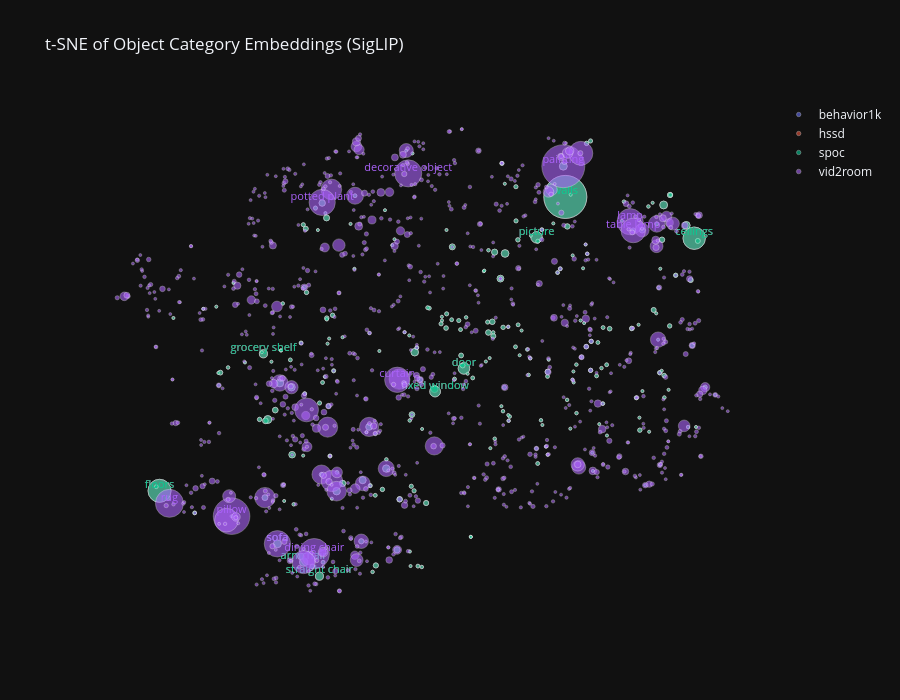

Source (notebook cell):
### Code cell
from sklearn.manifold import TSNE
import plotly.graph_objects as go
import plotly.express as px

tsne = TSNE(n_components=2, perplexity=30, random_state=42)
coords = tsne.fit_transform(embeddings)

colors = px.colors.qualitative.Plotly

fig = go.Figure()

for idx, (key, d) in enumerate(data.items()):
    cats = list(d["objects_by_category"].keys())
    cnts = np.array([d["objects_by_category"][c] for c in cats])
    indices = [category_to_idx[c] for c in cats]

    size_scale = np.sqrt(cnts)
    denom = size_scale.max() - size_scale.min()
    size_scale = 3 + 40 * (size_scale - size_scale.min()) / (denom if denom > 0 else 1)

    fig.add_trace(go.Scatter(
        x=coords[indices, 0], y=coords[indices, 1],
        mode="markers",
        marker=dict(
            size=size_scale,
            color=colors[idx % len(colors)],
            opacity=0.6,
            line=dict(width=0.5, color="white"),
        ),
        text=[f"{c} ({n})" for c, n in zip(cats, cnts)],
        hoverinfo="text",
        name=key,
    ))

    top_k = 10
    top_local = np.argsort(cnts)[-top_k:][::-1]
    top_global = [indices[i] for i in top_local]

    fig.add_trace(go.Scatter(
        x=coords[top_global, 0], y=coords[top_global, 1],
        mode="text",
        text=[cats[i].replace("_", " ") for i in top_local],
        textposition="top center",
        textfont=dict(size=11, color=colors[idx % len(colors)]),
        hoverinfo="skip",
        showlegend=False,
    ))

fig.update_layout(
    template="plotly_dark",
    title="t-SNE of Object Category Embeddings (SigLIP)",
    xaxis=dict(visible=False),
    yaxis=dict(visible=False),
    showlegend=True,
    width=900,
    height=700,
)
fig.show()

### Figure 1 — Plotly figure (JSON) as saved in the notebook; plotly's stock layout.template omitted (floating-point values rounded to 4 significant figures; data arrays with more than 128 entries replaced by an {"elided": "..."} marker saying what was removed)
{"data": [{"hoverinfo": "text", "marker": {"color": "#636EFA", "line": {"color": "white", "width": 0.5}, "opacity": 0.6, "size": {"elided": "258 float values"}}, "mode": "markers", "name": "behavior1k", "text": {"elided": "258 str values"}, "type": "scatter", "x": {"elided": "258 float values"}, "y": {"elided": "258 float values"}}, {"hoverinfo": "skip", "mode": "text", "showlegend": false, "text": ["walls", "floors", "ceilings", "door", "picture", "fixed window", "armchair", "grocery shelf", "straight chair", "sofa"], "textfont": {"color": "#636EFA", "size": 11}, "textposition": "top center", "type": "scatter", "x": [20.15, -38.42, 38.76, 5.519, 16.0, 1.357, -17.61, -23.43, -15.34, -21.41], "y": [31.68, -29.19, 23.13, -3.839, 23.31, -8.632, -43.96, -0.812, -46.87, -40.16]}, {"hoverinfo": "text", "marker": {"color": "#EF553B", "line": {"color": "white", "width": 0.5}, "opacity": 0.6, "size": {"elided": "258 float values"}}, "mode": "markers", "name": "hssd", "text": {"elided": "258 str values"}, "type": "scatter", "x": {"elided": "258 float values"}, "y": {"elided": "258 float values"}}, {"hoverinfo": "skip", "mode": "text", "showlegend": false, "text": ["walls", "floors", "ceilings", "door", "picture", "fixed window", "armchair", "grocery shelf", "straight chair", "sofa"], "textfont": {"color": "#EF553B", "size": 11}, "textposition": "top center", "type": "scatter", "x": [20.15, -38.42, 38.76, 5.519, 16.0, 1.357, -17.61, -23.43, -15.34, -21.41], "y": [31.68, -29.19, 23.13, -3.839, 23.31, -8.632, -43.96, -0.812, -46.87, -40.16]}, {"hoverinfo": "text", "marker": {"color": "#00CC96", "line": {"color": "white", "width": 0.5}, "opacity": 0.6, "size": {"elided": "258 float values"}}, "mode": "markers", "name": "spoc", "text": {"elided": "258 str values"}, "type": "scatter", "x": {"elided": "258 float values"}, "y": {"elided": "258 float values"}}, {"hoverinfo": "skip", "mode": "text", "showlegend": false, "text": ["walls", "floors", "ceilings", "door", "picture", "fixed window", "armchair", "grocery shelf", "straight chair", "sofa"], "textfont": {"color": "#00CC96", "size": 11}, "textposition": "top center", "type": "scatter", "x": [20.15, -38.42, 38.76, 5.519, 16.0, 1.357, -17.61, -23.43, -15.34, -21.41], "y": [31.68, -29.19, 23.13, -3.839, 23.31, -8.632, -43.96, -0.812, -46.87, -40.16]}, {"hoverinfo": "text", "marker": {"color": "#AB63FA", "line": {"color": "white", "width": 0.5}, "opacity": 0.6, "size": {"elided": "907 float values"}}, "mode": "markers", "name": "vid2room", "text": {"elided": "907 str values"}, "type": "scatter", "x": {"elided": "907 float values"}, "y": {"elided": "907 float values"}}, {"hoverinfo": "skip", "mode": "text", "showlegend": false, "text": ["painting", "pillow", "dining chair", "rug", "decorative object", "sofa", "potted plant", "lamp", "curtain", "table lamp"], "textfont": {"color": "#AB63FA", "size": 11}, "textposition": "top center", "type": "scatter", "x": [19.86, -28.02, -16.1, -37.0, -2.521, -21.41, -14.95, 29.51, -4.098, 29.96], "y": [38.04, -34.44, -42.23, -31.78, 36.55, -40.16, 30.54, 26.54, -6.2, 24.73]}], "layout": {"height": 700, "showlegend": true, "title": {"text": "t-SNE of Object Category Embeddings (SigLIP)"}, "width": 900, "xaxis": {"visible": false}, "yaxis": {"visible": false}}}
